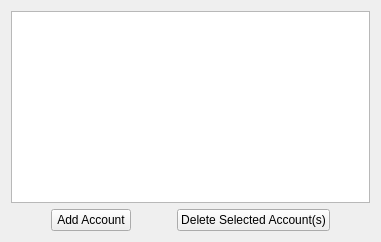
          <widget class="QWidget" name="AccountsTab">
           <attribute name="title">
            <string>Accounts</string>
           </attribute>
           <layout class="QHBoxLayout" name="horizontalLayout_4">
            <item>
             <layout class="QVBoxLayout" name="verticalLayout_5">
              <item>
               <widget class="QTableView" name="Accounts">
                <property name="alternatingRowColors">
                 <bool>true</bool>
                </property>
                <property name="selectionMode">
                 <enum>QAbstractItemView::ExtendedSelection</enum>
                </property>
                <property name="selectionBehavior">
                 <enum>QAbstractItemView::SelectRows</enum>
                </property>
                <property name="sortingEnabled">
                 <bool>true</bool>
                </property>
               </widget>
              </item>
              <item>
               <layout class="QHBoxLayout" name="horizontalLayout_8">
                <item>
                 <spacer name="horizontalSpacer_10">
                  <property name="orientation">
                   <enum>Qt::Horizontal</enum>
                  </property>
                  <property name="sizeHint" stdset="0">
                   <size>
                    <width>40</width>
                    <height>20</height>
                   </size>
                  </property>
                 </spacer>
                </item>
                <item>
                 <widget class="QPushButton" name="addAccountButton">
                  <property name="text">
                   <string>Add Account</string>
                  </property>
                 </widget>
                </item>
                <item>
                 <spacer name="horizontalSpacer_3">
                  <property name="orientation">
                   <enum>Qt::Horizontal</enum>
                  </property>
                  <property name="sizeHint" stdset="0">
                   <size>
                    <width>40</width>
                    <height>20</height>
                   </size>
                  </property>
                 </spacer>
                </item>
                <item>
                 <widget class="QPushButton" name="deleteAccountButton">
                  <property name="text">
                   <string>Delete Selected Account(s)</string>
                  </property>
                 </widget>
                </item>
                <item>
                 <spacer name="horizontalSpacer_11">
                  <property name="orientation">
                   <enum>Qt::Horizontal</enum>
                  </property>
                  <property name="sizeHint" stdset="0">
                   <size>
                    <width>40</width>
                    <height>20</height>
                   </size>
                  </property>
                 </spacer>
                </item>
               </layout>
              </item>
             </layout>
            </item>
           </layout>
          </widget>
